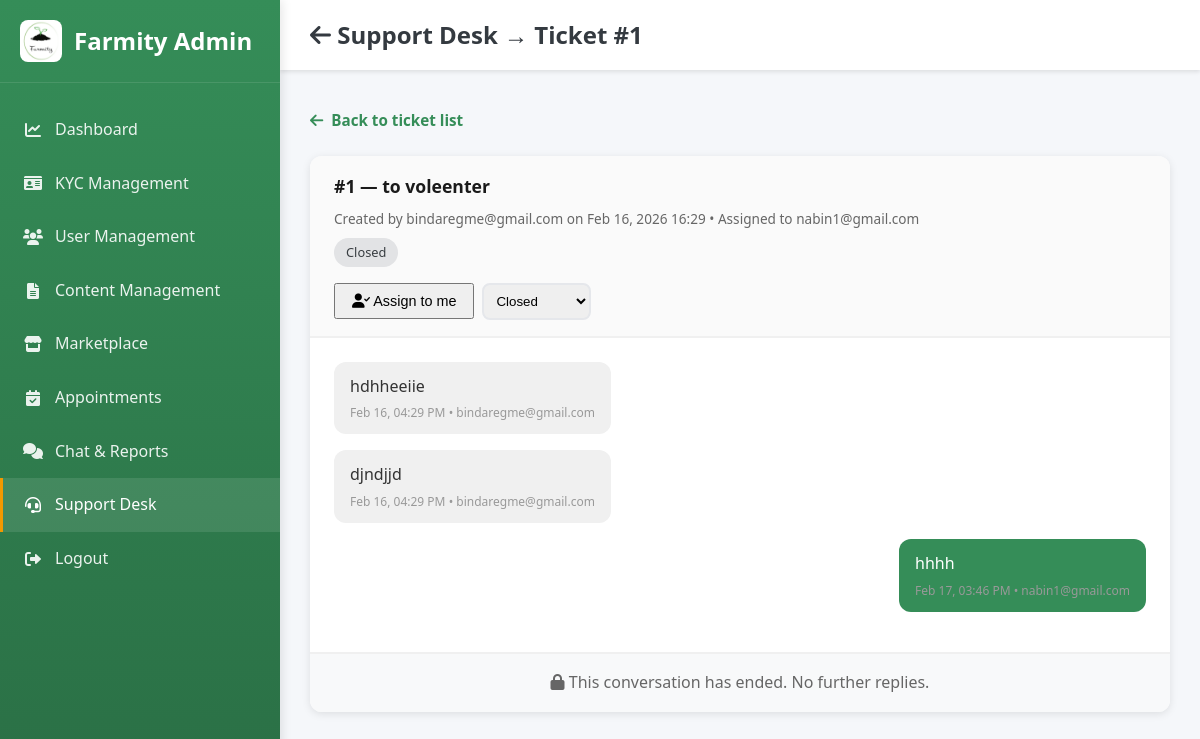
The page /support/ticket/1/ (signed in) on the database its author committed.
### accounts/models.py (models this page shows, shortened)
class SupportTicket(models.Model):
    STATUS_OPEN = 'open'
    STATUS_IN_PROGRESS = 'in_progress'
    STATUS_ANSWERED = 'answered'
    STATUS_CLOSED = 'closed'
    STATUS_CHOICES = (
        (STATUS_OPEN, 'Open'),
        (STATUS_IN_PROGRESS, 'In Progress'),
        (STATUS_ANSWERED, 'Answered'),
        (STATUS_CLOSED, 'Closed'),
    )
    user = models.ForeignKey(User, on_delete=models.CASCADE, related_name='support_tickets')
    subject = models.CharField(max_length=255)
    status = models.CharField(max_length=20, choices=STATUS_CHOICES, default=STATUS_OPEN)
    assigned_to = models.ForeignKey(
        User,
        on_delete=models.SET_NULL,
        null=True,
        blank=True,
        related_name='assigned_support_tickets',
    )
    created_at = models.DateTimeField(auto_now_add=True)
    updated_at = models.DateTimeField(auto_now=True)
    class Meta:
        ordering = ('-updated_at',)

class User(AbstractBaseUser, PermissionsMixin):
    ROLE_CHOICES = (
        ('admin', 'Admin'),
        ('buyer', 'Buyer'),
        ('farmer', 'Farmer'),
        ('agricultural_expert', 'Agricultural Expert'),
        ('vendor', 'Vendor'),
    )
    email = models.EmailField(unique=True)
    role = models.CharField(max_length=20, choices=ROLE_CHOICES, default='buyer')
    is_active = models.BooleanField(default=True)
    is_verified = models.BooleanField(default=False)
    is_staff = models.BooleanField(default=False)
    date_joined = models.DateTimeField(auto_now_add=True)
    objects = UserManager()
    USERNAME_FIELD = 'email'
    REQUIRED_FIELDS = []

class SupportMessage(models.Model):
    ticket = models.ForeignKey(SupportTicket, on_delete=models.CASCADE, related_name='messages')
    sender = models.ForeignKey(User, on_delete=models.CASCADE, related_name='support_messages')
    message = models.TextField()
    created_at = models.DateTimeField(auto_now_add=True)
    class Meta:
        ordering = ('created_at',)

### accounts/views.py (the view, shortened to what this page needs)
# urls.py: path('support/ticket/<int:ticket_id>/', support_ticket_detail, name='support_ticket'),
@login_required
def support_ticket_detail(request, ticket_id):
    try:
        ticket = SupportTicket.objects.select_related('user', 'assigned_to').get(id=ticket_id)
    except SupportTicket.DoesNotExist:
        messages.error(request, 'Support ticket not found.')
        return redirect('support_hub')
    is_staff = _is_support_staff(request.user)
    is_owner = ticket.user_id == request.user.id
    if not is_owner and not is_staff:
        messages.error(request, 'You do not have access to this ticket.')
        return redirect('support_hub')
    if is_owner and not is_staff and ticket.status in (SupportTicket.STATUS_ANSWERED, SupportTicket.STATUS_CLOSED):
        messages.info(request, 'This conversation has ended and can no longer be opened.')
        return redirect('support_hub')
    messages_list = SupportMessage.objects.filter(ticket=ticket).select_related('sender').order_by('created_at')
    context = {
        'ticket': ticket,
        'messages_list': messages_list,
        'is_support_staff': is_staff,
    }
    if is_staff:
        context['pending_kyc'] = KYCRequest.objects.filter(status=KYCRequest.STATUS_PENDING).count()
        context['open_support_count'] = SupportTicket.objects.filter(
            status__in=[SupportTicket.STATUS_OPEN, SupportTicket.STATUS_IN_PROGRESS]
        ).count()
        return render(request, 'admin_support_ticket_detail.html', context)
    return render(request, 'support_ticket_detail.html', context)

### accounts/views.py (called while the page is built)
def _is_support_staff(user):
    if user.role == 'admin':
        return True
    return SupportStaffProfile.objects.filter(user=user).exists()

### templates/admin_support_ticket_detail.html (shortened to what this page needs)
<!DOCTYPE html>
<html lang="en">
<head>
    <link rel="stylesheet" href="/static/css/style.css">
    <link href="https://cdnjs.cloudflare.com/ajax/libs/font-awesome/6.0.0/css/all.min.css" rel="stylesheet">
</head>
<body>
    <aside class="sidebar">
        <div class="sidebar-header">
            <img src="/static/images/Farmity%20logo.png" alt="Farmity" class="sidebar-logo-img" style="width:42px;height:42px;object-fit:contain;border-radius:8px;" onerror="this.style.display='none'; this.nextElementSibling.style.display='inline-block';">
            <h2>Farmity Admin</h2>
        </div>
        <nav class="sidebar-menu">
            <a href="{% url 'admin_dashboard' %}" class="menu-item">
                <i class="fas fa-chart-line"></i>
                <span>Dashboard</span>
            </a>
            <a href="{% url 'admin_kyc_management' %}" class="menu-item">
                <i class="fas fa-id-card"></i>
                <span>KYC Management</span>
            </a>
            <a href="{% url 'admin_user_management' %}" class="menu-item">
                <i class="fas fa-users"></i>
                <span>User Management</span>
            </a>
            <a href="{% url 'admin_content_management' %}" class="menu-item">
                <i class="fas fa-file-alt"></i>
                <span>Content Management</span>
            </a>
            <a href="{% url 'admin_marketplace_oversight' %}" class="menu-item">
                <i class="fas fa-store"></i>
                <span>Marketplace</span>
            </a>
            <a href="{% url 'admin_appointment_management' %}" class="menu-item">
                <i class="fas fa-calendar-check"></i>
                <span>Appointments</span>
            </a>
            <a href="{% url 'admin_chat_reports' %}" class="menu-item">
                <i class="fas fa-comments"></i>
                <span>Chat & Reports</span>
            </a>
            <a href="{% url 'admin_support_desk' %}" class="menu-item active">
                <i class="fas fa-headset"></i>
                <span>Support Desk</span>
            </a>
            <a href="{% url 'logout' %}" class="menu-item">
                <i class="fas fa-sign-out-alt"></i>
                <span>Logout</span>
            </a>
        </nav>
    </aside>
    <div class="main-content">
        <header class="top-header">
            <h1 class="header-title"><a href="{% url 'admin_support_desk' %}"><i class="fas fa-arrow-left"></i> Support Desk</a> → Ticket #{{ ticket.id }}</h1>
        </header>
        <div class="dashboard-content">
            <a href="{% url 'admin_support_desk' %}" class="btn-back"><i class="fas fa-arrow-left"></i> Back to ticket list</a>
            <div class="support-card">
                <div class="ticket-header">
                    <h2>#{{ ticket.id }} — {{ ticket.subject }}</h2>
                    <div class="meta">
                        Created by {{ ticket.user.email }} on {{ ticket.created_at|date:"M d, Y H:i" }}
                        {% if ticket.assigned_to %} • Assigned to {{ ticket.assigned_to.email }}{% endif %}
                    </div>
                    <span class="ticket-status {{ ticket.status }}">{{ ticket.get_status_display }}</span>
                    <div class="staff-actions">
                        {% if not ticket.assigned_to or ticket.assigned_to_id == request.user.id %}
                        <form method="POST" action="{% url 'support_ticket' ticket.id %}" style="display: inline;">
                            <button type="submit" class="btn-secondary" style="padding: 0.5rem 1rem; font-size: 0.9rem;"><i class="fas fa-user-check"></i> Assign to me</button>
                        </form>
                        {% endif %}
                        <form method="POST" action="{% url 'support_ticket' ticket.id %}" style="display: inline;">
                            <select name="status" onchange="this.form.submit()" style="padding: 0.5rem; border-radius: 8px; border: 2px solid #e5e7eb;">
                                {% for value, label in ticket.STATUS_CHOICES %}
                                <option value="{{ value }}" {% if ticket.status == value %}selected{% endif %}>{{ label }}</option>
                                {% endfor %}
                            </select>
                        </form>
                    </div>
                </div>
                <div class="messages-box">
                    {% if messages_list %}
                        {% for msg in messages_list %}
                        <div class="msg {% if msg.sender_id == request.user.id %}sent{% else %}received{% endif %}">
                            <div class="msg-bubble">
                                {{ msg.message|linebreaksbr }}
                                <div class="msg-meta">{{ msg.created_at|date:"M d, h:i A" }} • {{ msg.sender.email }}</div>
                            </div>
                        </div>
                        {% endfor %}
                    {% else %}
                        <div class="empty-msg">No messages yet.</div>
                    {% endif %}
                </div>
                {% if ticket.status == 'answered' or ticket.status == 'closed' %}
                <div class="conversation-ended" style="padding: 1rem 1.5rem; border-top: 2px solid #f0f0f0; background: #f8f9fa; color: #666; text-align: center;">
                    <i class="fas fa-lock"></i> This conversation has ended. No further replies.
                </div>
                {% endif %}
            </div>
        </div>
    </div>
</body>
</html>

### static/css/style.css (style rules this page uses)
* { margin: 0; padding: 0; box-sizing: border-box; }
:root { --athens-gray: #E9EBF1; --sea-green: #358D58; --sushi: #A8AD3B; --paarl: #A04A24; --white: #ffffff; --text-dark: #333333; --text-gray: #666666; --border-gray: #dddddd; --light-gray: #f5f5f5; }
body { font-family: 'Segoe UI', Tahoma, Geneva, Verdana, sans-serif; line-height: 1.6; color: var(--text-dark); background: var(--white); }
html, body { height: 100%; margin: 0; padding: 0; }

### templates/admin_support_ticket_detail.html (style rules this page uses)
* { margin: 0; padding: 0; box-sizing: border-box; }
:root { --primary: #358D58; --primary-dark: #2a6f45; --secondary: #F29900; --danger: #dc3545; --sidebar-width: 280px; --header-height: 70px; --dark: #343a40; }
body { font-family: 'Segoe UI', Tahoma, Geneva, Verdana, sans-serif; background: #f5f7fa; color: #333; }
.sidebar { position: fixed; left: 0; top: 0; width: var(--sidebar-width); height: 100vh; background: linear-gradient(180deg, var(--primary) 0%, var(--primary-dark) 100%); color: white; z-index: 1000; overflow-y: auto; box-shadow: 2px 0 10px rgba(0,0,0,0.1); }
.sidebar-header { padding: 20px; border-bottom: 1px solid rgba(255,255,255,0.1); display: flex; align-items: center; gap: 12px; }
.sidebar-header h2 { font-size: 24px; font-weight: 600; }
.sidebar-menu { padding: 20px 0; }
.menu-item { display: flex; align-items: center; gap: 12px; padding: 14px 20px; color: rgba(255,255,255,0.9); text-decoration: none; transition: all 0.3s ease; border-left: 3px solid transparent; }
.menu-item:hover, .menu-item.active { background: rgba(255,255,255,0.1); border-left-color: var(--secondary); color: white; }
.menu-item i { width: 20px; text-align: center; }
.main-content { margin-left: var(--sidebar-width); min-height: 100vh; }
.top-header { background: white; height: var(--header-height); display: flex; align-items: center; justify-content: space-between; padding: 0 30px; box-shadow: 0 2px 4px rgba(0,0,0,0.1); position: sticky; top: 0; z-index: 100; }
.header-title { font-size: 24px; font-weight: 600; color: var(--dark); }
.header-title a { color: inherit; text-decoration: none; }
.dashboard-content { padding: 30px; }
.support-card { background: white; border-radius: 12px; box-shadow: 0 2px 8px rgba(0,0,0,0.1); overflow: hidden; display: flex; flex-direction: column; }
.ticket-header { padding: 1rem 1.5rem; border-bottom: 2px solid #f0f0f0; background: #fafafa; }
.ticket-header h2 { margin: 0 0 0.5rem 0; font-size: 1.1rem; color: #1a1a1a; }
.ticket-header .meta { font-size: 0.85rem; color: #666; }
.ticket-status { display: inline-block; padding: 0.25rem 0.75rem; border-radius: 20px; font-size: 0.8rem; font-weight: 500; margin-top: 0.5rem; }
.ticket-status.closed { background: #e2e3e5; color: #383d41; }
.staff-actions { margin-top: 1rem; display: flex; flex-wrap: wrap; gap: 0.5rem; align-items: center; }
.staff-actions form { display: inline; }
.messages-box { flex: 1; overflow-y: auto; padding: 1.5rem; max-height: 420px; }
.msg { margin-bottom: 1rem; display: flex; }
.msg.sent { flex-direction: row-reverse; }
.msg.received { flex-direction: row; }
.msg-bubble { max-width: 75%; padding: 0.75rem 1rem; border-radius: 12px; }
.msg.sent .msg-bubble { background: var(--primary); color: white; margin-left: auto; }
.msg.received .msg-bubble { background: #f0f0f0; color: #333; }
.msg-meta { font-size: 0.75rem; color: #999; margin-top: 0.25rem; }
.msg.sent .msg-meta { text-align: right; }
.btn-back { display: inline-flex; align-items: center; gap: 0.5rem; padding: 0.5rem 0; margin-bottom: 1rem; color: var(--primary); text-decoration: none; font-weight: 600; font-size: 0.95rem; }

### rows shown on the page
SupportTicket: id "1", subject "to voleenter", user.email "bindaregme@gmail.com", created_at "Feb 16, 2026 16:29", assigned_to.email "nabin1@gmail.com", status "Closed"
SupportMessage: message "hdhheeiie", created_at "Feb 16, 04:29 PM", sender.email "bindaregme@gmail.com"
SupportMessage: message "djndjjd", created_at "Feb 16, 04:29 PM", sender.email "bindaregme@gmail.com"
SupportMessage: message "hhhh", created_at "Feb 17, 03:46 PM", sender.email "nabin1@gmail.com"
